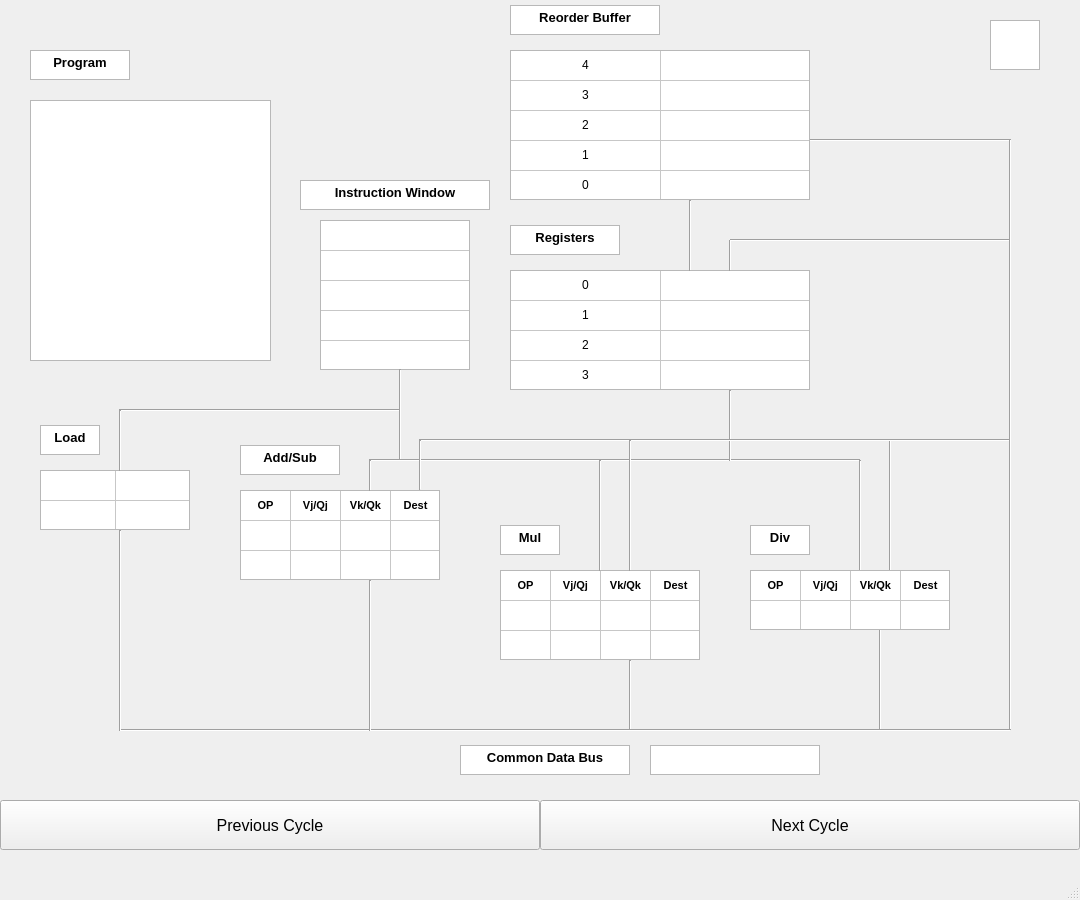
<?xml version="1.0" encoding="UTF-8"?>
<ui version="4.0">
 <class>MainWindow</class>
 <widget class="QMainWindow" name="MainWindow">
  <property name="geometry">
   <rect>
    <x>0</x>
    <y>0</y>
    <width>1080</width>
    <height>900</height>
   </rect>
  </property>
  <property name="windowTitle">
   <string>Tomasulo Visualization</string>
  </property>
  <widget class="QWidget" name="centralwidget">
   <widget class="QPushButton" name="pushButton">
    <property name="geometry">
     <rect>
      <x>0</x>
      <y>800</y>
      <width>540</width>
      <height>50</height>
     </rect>
    </property>
    <property name="font">
     <font>
      <pointsize>12</pointsize>
     </font>
    </property>
    <property name="text">
     <string>Previous Cycle</string>
    </property>
   </widget>
   <widget class="QPushButton" name="pushButton_2">
    <property name="geometry">
     <rect>
      <x>540</x>
      <y>800</y>
      <width>540</width>
      <height>50</height>
     </rect>
    </property>
    <property name="font">
     <font>
      <pointsize>12</pointsize>
     </font>
    </property>
    <property name="text">
     <string>Next Cycle</string>
    </property>
   </widget>
   <widget class="QTableWidget" name="table_iw">
    <property name="geometry">
     <rect>
      <x>320</x>
      <y>220</y>
      <width>150</width>
      <height>150</height>
     </rect>
    </property>
    <property name="contextMenuPolicy">
     <enum>Qt::NoContextMenu</enum>
    </property>
    <property name="verticalScrollBarPolicy">
     <enum>Qt::ScrollBarAlwaysOff</enum>
    </property>
    <property name="horizontalScrollBarPolicy">
     <enum>Qt::ScrollBarAlwaysOff</enum>
    </property>
    <property name="sizeAdjustPolicy">
     <enum>QAbstractScrollArea::AdjustToContentsOnFirstShow</enum>
    </property>
    <property name="autoScroll">
     <bool>false</bool>
    </property>
    <property name="editTriggers">
     <set>QAbstractItemView::NoEditTriggers</set>
    </property>
    <property name="tabKeyNavigation">
     <bool>false</bool>
    </property>
    <property name="showDropIndicator" stdset="0">
     <bool>false</bool>
    </property>
    <property name="dragDropOverwriteMode">
     <bool>false</bool>
    </property>
    <property name="showGrid">
     <bool>true</bool>
    </property>
    <property name="wordWrap">
     <bool>true</bool>
    </property>
    <property name="cornerButtonEnabled">
     <bool>false</bool>
    </property>
    <attribute name="horizontalHeaderVisible">
     <bool>false</bool>
    </attribute>
    <attribute name="horizontalHeaderDefaultSectionSize">
     <number>150</number>
    </attribute>
    <attribute name="verticalHeaderVisible">
     <bool>false</bool>
    </attribute>
    <row>
     <property name="text">
      <string>r0</string>
     </property>
    </row>
    <row>
     <property name="text">
      <string>r1</string>
     </property>
    </row>
    <row>
     <property name="text">
      <string>r2</string>
     </property>
    </row>
    <row>
     <property name="text">
      <string>r3</string>
     </property>
    </row>
    <row>
     <property name="text">
      <string>r4</string>
     </property>
    </row>
    <column>
     <property name="text">
      <string>Instruction Window</string>
     </property>
    </column>
    <item row="0" column="0">
     <property name="text">
      <string/>
     </property>
     <property name="font">
      <font>
       <pointsize>9</pointsize>
       <weight>75</weight>
       <bold>true</bold>
      </font>
     </property>
     <property name="textAlignment">
      <set>AlignCenter</set>
     </property>
    </item>
   </widget>
   <widget class="QTableWidget" name="table_rob">
    <property name="geometry">
     <rect>
      <x>510</x>
      <y>50</y>
      <width>300</width>
      <height>150</height>
     </rect>
    </property>
    <property name="contextMenuPolicy">
     <enum>Qt::NoContextMenu</enum>
    </property>
    <property name="verticalScrollBarPolicy">
     <enum>Qt::ScrollBarAlwaysOff</enum>
    </property>
    <property name="horizontalScrollBarPolicy">
     <enum>Qt::ScrollBarAlwaysOff</enum>
    </property>
    <property name="sizeAdjustPolicy">
     <enum>QAbstractScrollArea::AdjustToContentsOnFirstShow</enum>
    </property>
    <property name="autoScroll">
     <bool>false</bool>
    </property>
    <property name="editTriggers">
     <set>QAbstractItemView::NoEditTriggers</set>
    </property>
    <property name="tabKeyNavigation">
     <bool>false</bool>
    </property>
    <property name="showDropIndicator" stdset="0">
     <bool>false</bool>
    </property>
    <property name="dragDropOverwriteMode">
     <bool>false</bool>
    </property>
    <property name="showGrid">
     <bool>true</bool>
    </property>
    <property name="wordWrap">
     <bool>true</bool>
    </property>
    <property name="cornerButtonEnabled">
     <bool>false</bool>
    </property>
    <attribute name="horizontalHeaderVisible">
     <bool>false</bool>
    </attribute>
    <attribute name="horizontalHeaderDefaultSectionSize">
     <number>150</number>
    </attribute>
    <attribute name="verticalHeaderVisible">
     <bool>false</bool>
    </attribute>
    <row>
     <property name="text">
      <string>r5</string>
     </property>
    </row>
    <row>
     <property name="text">
      <string>r4</string>
     </property>
    </row>
    <row>
     <property name="text">
      <string>r3</string>
     </property>
    </row>
    <row>
     <property name="text">
      <string>r2</string>
     </property>
    </row>
    <row>
     <property name="text">
      <string>r1</string>
     </property>
    </row>
    <column>
     <property name="text">
      <string>c1</string>
     </property>
     <property name="textAlignment">
      <set>AlignCenter</set>
     </property>
    </column>
    <column>
     <property name="text">
      <string>c2</string>
     </property>
    </column>
    <item row="0" column="0">
     <property name="text">
      <string>4</string>
     </property>
     <property name="textAlignment">
      <set>AlignCenter</set>
     </property>
    </item>
    <item row="1" column="0">
     <property name="text">
      <string>3</string>
     </property>
     <property name="textAlignment">
      <set>AlignCenter</set>
     </property>
    </item>
    <item row="2" column="0">
     <property name="text">
      <string>2</string>
     </property>
     <property name="textAlignment">
      <set>AlignCenter</set>
     </property>
    </item>
    <item row="3" column="0">
     <property name="text">
      <string>1</string>
     </property>
     <property name="textAlignment">
      <set>AlignCenter</set>
     </property>
    </item>
    <item row="4" column="0">
     <property name="text">
      <string>0</string>
     </property>
     <property name="textAlignment">
      <set>AlignCenter</set>
     </property>
    </item>
   </widget>
   <widget class="QTableWidget" name="table_reg">
    <property name="geometry">
     <rect>
      <x>510</x>
      <y>270</y>
      <width>300</width>
      <height>120</height>
     </rect>
    </property>
    <property name="contextMenuPolicy">
     <enum>Qt::NoContextMenu</enum>
    </property>
    <property name="verticalScrollBarPolicy">
     <enum>Qt::ScrollBarAlwaysOff</enum>
    </property>
    <property name="horizontalScrollBarPolicy">
     <enum>Qt::ScrollBarAlwaysOff</enum>
    </property>
    <property name="sizeAdjustPolicy">
     <enum>QAbstractScrollArea::AdjustToContentsOnFirstShow</enum>
    </property>
    <property name="autoScroll">
     <bool>false</bool>
    </property>
    <property name="editTriggers">
     <set>QAbstractItemView::NoEditTriggers</set>
    </property>
    <property name="tabKeyNavigation">
     <bool>false</bool>
    </property>
    <property name="showDropIndicator" stdset="0">
     <bool>false</bool>
    </property>
    <property name="dragDropOverwriteMode">
     <bool>false</bool>
    </property>
    <property name="showGrid">
     <bool>true</bool>
    </property>
    <property name="wordWrap">
     <bool>true</bool>
    </property>
    <property name="cornerButtonEnabled">
     <bool>false</bool>
    </property>
    <attribute name="horizontalHeaderVisible">
     <bool>false</bool>
    </attribute>
    <attribute name="horizontalHeaderDefaultSectionSize">
     <number>150</number>
    </attribute>
    <attribute name="verticalHeaderVisible">
     <bool>false</bool>
    </attribute>
    <row>
     <property name="text">
      <string>r1</string>
     </property>
    </row>
    <row>
     <property name="text">
      <string>r2</string>
     </property>
    </row>
    <row>
     <property name="text">
      <string>r3</string>
     </property>
    </row>
    <row>
     <property name="text">
      <string>r4</string>
     </property>
    </row>
    <column>
     <property name="text">
      <string>c1</string>
     </property>
    </column>
    <column>
     <property name="text">
      <string>c2</string>
     </property>
    </column>
    <item row="0" column="0">
     <property name="text">
      <string>0</string>
     </property>
     <property name="textAlignment">
      <set>AlignCenter</set>
     </property>
    </item>
    <item row="1" column="0">
     <property name="text">
      <string>1</string>
     </property>
     <property name="textAlignment">
      <set>AlignCenter</set>
     </property>
    </item>
    <item row="2" column="0">
     <property name="text">
      <string>2</string>
     </property>
     <property name="textAlignment">
      <set>AlignCenter</set>
     </property>
    </item>
    <item row="3" column="0">
     <property name="text">
      <string>3</string>
     </property>
     <property name="textAlignment">
      <set>AlignCenter</set>
     </property>
    </item>
   </widget>
   <widget class="QTableWidget" name="table_ld">
    <property name="geometry">
     <rect>
      <x>40</x>
      <y>470</y>
      <width>150</width>
      <height>60</height>
     </rect>
    </property>
    <property name="contextMenuPolicy">
     <enum>Qt::NoContextMenu</enum>
    </property>
    <property name="verticalScrollBarPolicy">
     <enum>Qt::ScrollBarAlwaysOff</enum>
    </property>
    <property name="horizontalScrollBarPolicy">
     <enum>Qt::ScrollBarAlwaysOff</enum>
    </property>
    <property name="sizeAdjustPolicy">
     <enum>QAbstractScrollArea::AdjustToContentsOnFirstShow</enum>
    </property>
    <property name="autoScroll">
     <bool>false</bool>
    </property>
    <property name="editTriggers">
     <set>QAbstractItemView::NoEditTriggers</set>
    </property>
    <property name="tabKeyNavigation">
     <bool>false</bool>
    </property>
    <property name="showDropIndicator" stdset="0">
     <bool>false</bool>
    </property>
    <property name="dragDropOverwriteMode">
     <bool>false</bool>
    </property>
    <property name="showGrid">
     <bool>true</bool>
    </property>
    <property name="wordWrap">
     <bool>true</bool>
    </property>
    <property name="cornerButtonEnabled">
     <bool>false</bool>
    </property>
    <attribute name="horizontalHeaderVisible">
     <bool>false</bool>
    </attribute>
    <attribute name="horizontalHeaderDefaultSectionSize">
     <number>75</number>
    </attribute>
    <attribute name="verticalHeaderVisible">
     <bool>false</bool>
    </attribute>
    <row>
     <property name="text">
      <string>r0</string>
     </property>
    </row>
    <row>
     <property name="text">
      <string>r1</string>
     </property>
    </row>
    <column>
     <property name="text">
      <string>c1</string>
     </property>
    </column>
    <column>
     <property name="text">
      <string>c2</string>
     </property>
    </column>
   </widget>
   <widget class="QTableWidget" name="table_mul">
    <property name="geometry">
     <rect>
      <x>500</x>
      <y>570</y>
      <width>200</width>
      <height>90</height>
     </rect>
    </property>
    <property name="contextMenuPolicy">
     <enum>Qt::NoContextMenu</enum>
    </property>
    <property name="verticalScrollBarPolicy">
     <enum>Qt::ScrollBarAlwaysOff</enum>
    </property>
    <property name="horizontalScrollBarPolicy">
     <enum>Qt::ScrollBarAlwaysOff</enum>
    </property>
    <property name="sizeAdjustPolicy">
     <enum>QAbstractScrollArea::AdjustToContentsOnFirstShow</enum>
    </property>
    <property name="autoScroll">
     <bool>false</bool>
    </property>
    <property name="editTriggers">
     <set>QAbstractItemView::NoEditTriggers</set>
    </property>
    <property name="tabKeyNavigation">
     <bool>false</bool>
    </property>
    <property name="showDropIndicator" stdset="0">
     <bool>false</bool>
    </property>
    <property name="dragDropOverwriteMode">
     <bool>false</bool>
    </property>
    <property name="showGrid">
     <bool>true</bool>
    </property>
    <property name="wordWrap">
     <bool>true</bool>
    </property>
    <property name="cornerButtonEnabled">
     <bool>false</bool>
    </property>
    <attribute name="horizontalHeaderVisible">
     <bool>false</bool>
    </attribute>
    <attribute name="horizontalHeaderDefaultSectionSize">
     <number>50</number>
    </attribute>
    <attribute name="verticalHeaderVisible">
     <bool>false</bool>
    </attribute>
    <row>
     <property name="text">
      <string>title</string>
     </property>
    </row>
    <row>
     <property name="text">
      <string>r0</string>
     </property>
    </row>
    <row>
     <property name="text">
      <string>r1</string>
     </property>
    </row>
    <column>
     <property name="text">
      <string>c1</string>
     </property>
    </column>
    <column>
     <property name="text">
      <string>c2</string>
     </property>
    </column>
    <column>
     <property name="text">
      <string>c3</string>
     </property>
    </column>
    <column>
     <property name="text">
      <string>c4</string>
     </property>
    </column>
    <item row="0" column="0">
     <property name="text">
      <string>OP</string>
     </property>
     <property name="font">
      <font>
       <pointsize>8</pointsize>
       <weight>75</weight>
       <bold>true</bold>
      </font>
     </property>
     <property name="textAlignment">
      <set>AlignCenter</set>
     </property>
    </item>
    <item row="0" column="1">
     <property name="text">
      <string>Vj/Qj</string>
     </property>
     <property name="font">
      <font>
       <pointsize>8</pointsize>
       <weight>75</weight>
       <bold>true</bold>
      </font>
     </property>
     <property name="textAlignment">
      <set>AlignCenter</set>
     </property>
    </item>
    <item row="0" column="2">
     <property name="text">
      <string>Vk/Qk</string>
     </property>
     <property name="font">
      <font>
       <pointsize>8</pointsize>
       <weight>75</weight>
       <italic>false</italic>
       <bold>true</bold>
      </font>
     </property>
     <property name="textAlignment">
      <set>AlignCenter</set>
     </property>
    </item>
    <item row="0" column="3">
     <property name="text">
      <string>Dest</string>
     </property>
     <property name="font">
      <font>
       <pointsize>8</pointsize>
       <weight>75</weight>
       <bold>true</bold>
      </font>
     </property>
     <property name="textAlignment">
      <set>AlignCenter</set>
     </property>
    </item>
   </widget>
   <widget class="Line" name="h_cdb">
    <property name="geometry">
     <rect>
      <x>120</x>
      <y>720</y>
      <width>891</width>
      <height>20</height>
     </rect>
    </property>
    <property name="orientation">
     <enum>Qt::Horizontal</enum>
    </property>
   </widget>
   <widget class="Line" name="h_rs">
    <property name="geometry">
     <rect>
      <x>369</x>
      <y>450</y>
      <width>491</width>
      <height>20</height>
     </rect>
    </property>
    <property name="orientation">
     <enum>Qt::Horizontal</enum>
    </property>
   </widget>
   <widget class="Line" name="h_iw_ld">
    <property name="geometry">
     <rect>
      <x>119</x>
      <y>400</y>
      <width>281</width>
      <height>20</height>
     </rect>
    </property>
    <property name="orientation">
     <enum>Qt::Horizontal</enum>
    </property>
   </widget>
   <widget class="Line" name="v_iw_rs">
    <property name="geometry">
     <rect>
      <x>390</x>
      <y>369</y>
      <width>20</width>
      <height>91</height>
     </rect>
    </property>
    <property name="orientation">
     <enum>Qt::Vertical</enum>
    </property>
   </widget>
   <widget class="Line" name="v_ld_cdb">
    <property name="geometry">
     <rect>
      <x>110</x>
      <y>530</y>
      <width>20</width>
      <height>201</height>
     </rect>
    </property>
    <property name="orientation">
     <enum>Qt::Vertical</enum>
    </property>
   </widget>
   <widget class="Line" name="v_iw_ld">
    <property name="geometry">
     <rect>
      <x>110</x>
      <y>410</y>
      <width>20</width>
      <height>61</height>
     </rect>
    </property>
    <property name="orientation">
     <enum>Qt::Vertical</enum>
    </property>
   </widget>
   <widget class="Line" name="v_rs_mul">
    <property name="geometry">
     <rect>
      <x>590</x>
      <y>460</y>
      <width>20</width>
      <height>111</height>
     </rect>
    </property>
    <property name="orientation">
     <enum>Qt::Vertical</enum>
    </property>
   </widget>
   <widget class="Line" name="v_rs_div">
    <property name="geometry">
     <rect>
      <x>850</x>
      <y>460</y>
      <width>20</width>
      <height>111</height>
     </rect>
    </property>
    <property name="orientation">
     <enum>Qt::Vertical</enum>
    </property>
   </widget>
   <widget class="Line" name="v_reg_rs">
    <property name="geometry">
     <rect>
      <x>720</x>
      <y>390</y>
      <width>20</width>
      <height>71</height>
     </rect>
    </property>
    <property name="orientation">
     <enum>Qt::Vertical</enum>
    </property>
   </widget>
   <widget class="Line" name="v_cdb_div">
    <property name="geometry">
     <rect>
      <x>880</x>
      <y>440</y>
      <width>20</width>
      <height>131</height>
     </rect>
    </property>
    <property name="orientation">
     <enum>Qt::Vertical</enum>
    </property>
   </widget>
   <widget class="Line" name="v_cdb">
    <property name="geometry">
     <rect>
      <x>1000</x>
      <y>139</y>
      <width>20</width>
      <height>591</height>
     </rect>
    </property>
    <property name="orientation">
     <enum>Qt::Vertical</enum>
    </property>
   </widget>
   <widget class="Line" name="h_cdb_rs">
    <property name="geometry">
     <rect>
      <x>419</x>
      <y>430</y>
      <width>591</width>
      <height>20</height>
     </rect>
    </property>
    <property name="orientation">
     <enum>Qt::Horizontal</enum>
    </property>
   </widget>
   <widget class="Line" name="v_rob_reg">
    <property name="geometry">
     <rect>
      <x>680</x>
      <y>200</y>
      <width>20</width>
      <height>71</height>
     </rect>
    </property>
    <property name="orientation">
     <enum>Qt::Vertical</enum>
    </property>
   </widget>
   <widget class="Line" name="v_cdb_rg">
    <property name="geometry">
     <rect>
      <x>720</x>
      <y>240</y>
      <width>20</width>
      <height>31</height>
     </rect>
    </property>
    <property name="orientation">
     <enum>Qt::Vertical</enum>
    </property>
   </widget>
   <widget class="Line" name="h_cdb_rg">
    <property name="geometry">
     <rect>
      <x>730</x>
      <y>230</y>
      <width>280</width>
      <height>20</height>
     </rect>
    </property>
    <property name="orientation">
     <enum>Qt::Horizontal</enum>
    </property>
   </widget>
   <widget class="Line" name="h_cdb_rob">
    <property name="geometry">
     <rect>
      <x>810</x>
      <y>130</y>
      <width>200</width>
      <height>20</height>
     </rect>
    </property>
    <property name="orientation">
     <enum>Qt::Horizontal</enum>
    </property>
   </widget>
   <widget class="Line" name="v_cdb_mul">
    <property name="geometry">
     <rect>
      <x>620</x>
      <y>440</y>
      <width>20</width>
      <height>131</height>
     </rect>
    </property>
    <property name="orientation">
     <enum>Qt::Vertical</enum>
    </property>
   </widget>
   <widget class="Line" name="v_cdb_add">
    <property name="geometry">
     <rect>
      <x>410</x>
      <y>440</y>
      <width>20</width>
      <height>50</height>
     </rect>
    </property>
    <property name="orientation">
     <enum>Qt::Vertical</enum>
    </property>
   </widget>
   <widget class="Line" name="v_add_cdb">
    <property name="geometry">
     <rect>
      <x>360</x>
      <y>580</y>
      <width>20</width>
      <height>151</height>
     </rect>
    </property>
    <property name="orientation">
     <enum>Qt::Vertical</enum>
    </property>
   </widget>
   <widget class="Line" name="v_mul_cdb">
    <property name="geometry">
     <rect>
      <x>620</x>
      <y>660</y>
      <width>20</width>
      <height>70</height>
     </rect>
    </property>
    <property name="orientation">
     <enum>Qt::Vertical</enum>
    </property>
   </widget>
   <widget class="Line" name="v_div_cdb">
    <property name="geometry">
     <rect>
      <x>870</x>
      <y>629</y>
      <width>20</width>
      <height>101</height>
     </rect>
    </property>
    <property name="orientation">
     <enum>Qt::Vertical</enum>
    </property>
   </widget>
   <widget class="QTextEdit" name="tv_iw">
    <property name="geometry">
     <rect>
      <x>300</x>
      <y>180</y>
      <width>190</width>
      <height>30</height>
     </rect>
    </property>
    <property name="font">
     <font>
      <pointsize>8</pointsize>
      <strikeout>false</strikeout>
      <kerning>true</kerning>
     </font>
    </property>
    <property name="acceptDrops">
     <bool>true</bool>
    </property>
    <property name="inputMethodHints">
     <set>Qt::ImhNone</set>
    </property>
    <property name="verticalScrollBarPolicy">
     <enum>Qt::ScrollBarAlwaysOff</enum>
    </property>
    <property name="horizontalScrollBarPolicy">
     <enum>Qt::ScrollBarAlwaysOff</enum>
    </property>
    <property name="readOnly">
     <bool>true</bool>
    </property>
    <property name="html">
     <string>&lt;!DOCTYPE HTML PUBLIC &quot;-//W3C//DTD HTML 4.0//EN&quot; &quot;http://www.w3.org/TR/REC-html40/strict.dtd&quot;&gt;
&lt;html&gt;&lt;head&gt;&lt;meta name=&quot;qrichtext&quot; content=&quot;1&quot; /&gt;&lt;style type=&quot;text/css&quot;&gt;
p, li { white-space: pre-wrap; }
&lt;/style&gt;&lt;/head&gt;&lt;body style=&quot; font-family:'MS Shell Dlg 2'; font-size:8pt; font-weight:400; font-style:normal;&quot;&gt;
&lt;p align=&quot;center&quot; style=&quot; margin-top:0px; margin-bottom:0px; margin-left:0px; margin-right:0px; -qt-block-indent:0; text-indent:0px;&quot;&gt;&lt;span style=&quot; font-size:10pt; font-weight:600;&quot;&gt;Instruction Window&lt;/span&gt;&lt;/p&gt;&lt;/body&gt;&lt;/html&gt;</string>
    </property>
   </widget>
   <widget class="QTextEdit" name="tv_ld">
    <property name="geometry">
     <rect>
      <x>40</x>
      <y>425</y>
      <width>60</width>
      <height>30</height>
     </rect>
    </property>
    <property name="font">
     <font>
      <pointsize>8</pointsize>
      <strikeout>false</strikeout>
      <kerning>true</kerning>
     </font>
    </property>
    <property name="acceptDrops">
     <bool>true</bool>
    </property>
    <property name="inputMethodHints">
     <set>Qt::ImhNone</set>
    </property>
    <property name="verticalScrollBarPolicy">
     <enum>Qt::ScrollBarAlwaysOff</enum>
    </property>
    <property name="horizontalScrollBarPolicy">
     <enum>Qt::ScrollBarAlwaysOff</enum>
    </property>
    <property name="readOnly">
     <bool>true</bool>
    </property>
    <property name="html">
     <string>&lt;!DOCTYPE HTML PUBLIC &quot;-//W3C//DTD HTML 4.0//EN&quot; &quot;http://www.w3.org/TR/REC-html40/strict.dtd&quot;&gt;
&lt;html&gt;&lt;head&gt;&lt;meta name=&quot;qrichtext&quot; content=&quot;1&quot; /&gt;&lt;style type=&quot;text/css&quot;&gt;
p, li { white-space: pre-wrap; }
&lt;/style&gt;&lt;/head&gt;&lt;body style=&quot; font-family:'MS Shell Dlg 2'; font-size:8pt; font-weight:400; font-style:normal;&quot;&gt;
&lt;p align=&quot;center&quot; style=&quot; margin-top:0px; margin-bottom:0px; margin-left:0px; margin-right:0px; -qt-block-indent:0; text-indent:0px;&quot;&gt;&lt;span style=&quot; font-size:10pt; font-weight:600;&quot;&gt;Load&lt;/span&gt;&lt;/p&gt;&lt;/body&gt;&lt;/html&gt;</string>
    </property>
   </widget>
   <widget class="QTextEdit" name="tv_add">
    <property name="geometry">
     <rect>
      <x>240</x>
      <y>445</y>
      <width>100</width>
      <height>30</height>
     </rect>
    </property>
    <property name="font">
     <font>
      <pointsize>8</pointsize>
      <strikeout>false</strikeout>
      <kerning>true</kerning>
     </font>
    </property>
    <property name="acceptDrops">
     <bool>true</bool>
    </property>
    <property name="inputMethodHints">
     <set>Qt::ImhNone</set>
    </property>
    <property name="verticalScrollBarPolicy">
     <enum>Qt::ScrollBarAlwaysOff</enum>
    </property>
    <property name="horizontalScrollBarPolicy">
     <enum>Qt::ScrollBarAlwaysOff</enum>
    </property>
    <property name="readOnly">
     <bool>true</bool>
    </property>
    <property name="html">
     <string>&lt;!DOCTYPE HTML PUBLIC &quot;-//W3C//DTD HTML 4.0//EN&quot; &quot;http://www.w3.org/TR/REC-html40/strict.dtd&quot;&gt;
&lt;html&gt;&lt;head&gt;&lt;meta name=&quot;qrichtext&quot; content=&quot;1&quot; /&gt;&lt;style type=&quot;text/css&quot;&gt;
p, li { white-space: pre-wrap; }
&lt;/style&gt;&lt;/head&gt;&lt;body style=&quot; font-family:'MS Shell Dlg 2'; font-size:8pt; font-weight:400; font-style:normal;&quot;&gt;
&lt;p align=&quot;center&quot; style=&quot; margin-top:0px; margin-bottom:0px; margin-left:0px; margin-right:0px; -qt-block-indent:0; text-indent:0px;&quot;&gt;&lt;span style=&quot; font-size:10pt; font-weight:600;&quot;&gt;Add/Sub&lt;/span&gt;&lt;/p&gt;&lt;/body&gt;&lt;/html&gt;</string>
    </property>
   </widget>
   <widget class="QTextEdit" name="tv_mul">
    <property name="geometry">
     <rect>
      <x>500</x>
      <y>525</y>
      <width>60</width>
      <height>30</height>
     </rect>
    </property>
    <property name="font">
     <font>
      <pointsize>8</pointsize>
      <strikeout>false</strikeout>
      <kerning>true</kerning>
     </font>
    </property>
    <property name="acceptDrops">
     <bool>true</bool>
    </property>
    <property name="inputMethodHints">
     <set>Qt::ImhNone</set>
    </property>
    <property name="verticalScrollBarPolicy">
     <enum>Qt::ScrollBarAlwaysOff</enum>
    </property>
    <property name="horizontalScrollBarPolicy">
     <enum>Qt::ScrollBarAlwaysOff</enum>
    </property>
    <property name="readOnly">
     <bool>true</bool>
    </property>
    <property name="html">
     <string>&lt;!DOCTYPE HTML PUBLIC &quot;-//W3C//DTD HTML 4.0//EN&quot; &quot;http://www.w3.org/TR/REC-html40/strict.dtd&quot;&gt;
&lt;html&gt;&lt;head&gt;&lt;meta name=&quot;qrichtext&quot; content=&quot;1&quot; /&gt;&lt;style type=&quot;text/css&quot;&gt;
p, li { white-space: pre-wrap; }
&lt;/style&gt;&lt;/head&gt;&lt;body style=&quot; font-family:'MS Shell Dlg 2'; font-size:8pt; font-weight:400; font-style:normal;&quot;&gt;
&lt;p align=&quot;center&quot; style=&quot; margin-top:0px; margin-bottom:0px; margin-left:0px; margin-right:0px; -qt-block-indent:0; text-indent:0px;&quot;&gt;&lt;span style=&quot; font-size:10pt; font-weight:600;&quot;&gt;Mul&lt;/span&gt;&lt;/p&gt;&lt;/body&gt;&lt;/html&gt;</string>
    </property>
   </widget>
   <widget class="QTextEdit" name="tv_div">
    <property name="geometry">
     <rect>
      <x>750</x>
      <y>525</y>
      <width>60</width>
      <height>30</height>
     </rect>
    </property>
    <property name="font">
     <font>
      <pointsize>8</pointsize>
      <strikeout>false</strikeout>
      <kerning>true</kerning>
     </font>
    </property>
    <property name="acceptDrops">
     <bool>true</bool>
    </property>
    <property name="inputMethodHints">
     <set>Qt::ImhNone</set>
    </property>
    <property name="verticalScrollBarPolicy">
     <enum>Qt::ScrollBarAlwaysOff</enum>
    </property>
    <property name="horizontalScrollBarPolicy">
     <enum>Qt::ScrollBarAlwaysOff</enum>
    </property>
    <property name="readOnly">
     <bool>true</bool>
    </property>
    <property name="html">
     <string>&lt;!DOCTYPE HTML PUBLIC &quot;-//W3C//DTD HTML 4.0//EN&quot; &quot;http://www.w3.org/TR/REC-html40/strict.dtd&quot;&gt;
&lt;html&gt;&lt;head&gt;&lt;meta name=&quot;qrichtext&quot; content=&quot;1&quot; /&gt;&lt;style type=&quot;text/css&quot;&gt;
p, li { white-space: pre-wrap; }
&lt;/style&gt;&lt;/head&gt;&lt;body style=&quot; font-family:'MS Shell Dlg 2'; font-size:8pt; font-weight:400; font-style:normal;&quot;&gt;
&lt;p align=&quot;center&quot; style=&quot; margin-top:0px; margin-bottom:0px; margin-left:0px; margin-right:0px; -qt-block-indent:0; text-indent:0px;&quot;&gt;&lt;span style=&quot; font-size:10pt; font-weight:600;&quot;&gt;Div&lt;/span&gt;&lt;/p&gt;&lt;/body&gt;&lt;/html&gt;</string>
    </property>
   </widget>
   <widget class="QTextEdit" name="tv_reg">
    <property name="geometry">
     <rect>
      <x>510</x>
      <y>225</y>
      <width>110</width>
      <height>30</height>
     </rect>
    </property>
    <property name="font">
     <font>
      <pointsize>8</pointsize>
      <strikeout>false</strikeout>
      <kerning>true</kerning>
     </font>
    </property>
    <property name="acceptDrops">
     <bool>true</bool>
    </property>
    <property name="inputMethodHints">
     <set>Qt::ImhNone</set>
    </property>
    <property name="verticalScrollBarPolicy">
     <enum>Qt::ScrollBarAlwaysOff</enum>
    </property>
    <property name="horizontalScrollBarPolicy">
     <enum>Qt::ScrollBarAlwaysOff</enum>
    </property>
    <property name="readOnly">
     <bool>true</bool>
    </property>
    <property name="html">
     <string>&lt;!DOCTYPE HTML PUBLIC &quot;-//W3C//DTD HTML 4.0//EN&quot; &quot;http://www.w3.org/TR/REC-html40/strict.dtd&quot;&gt;
&lt;html&gt;&lt;head&gt;&lt;meta name=&quot;qrichtext&quot; content=&quot;1&quot; /&gt;&lt;style type=&quot;text/css&quot;&gt;
p, li { white-space: pre-wrap; }
&lt;/style&gt;&lt;/head&gt;&lt;body style=&quot; font-family:'MS Shell Dlg 2'; font-size:8pt; font-weight:400; font-style:normal;&quot;&gt;
&lt;p align=&quot;center&quot; style=&quot; margin-top:0px; margin-bottom:0px; margin-left:0px; margin-right:0px; -qt-block-indent:0; text-indent:0px;&quot;&gt;&lt;span style=&quot; font-size:10pt; font-weight:600;&quot;&gt;Registers&lt;/span&gt;&lt;/p&gt;&lt;/body&gt;&lt;/html&gt;</string>
    </property>
   </widget>
   <widget class="QTextEdit" name="tv_rob">
    <property name="geometry">
     <rect>
      <x>510</x>
      <y>5</y>
      <width>150</width>
      <height>30</height>
     </rect>
    </property>
    <property name="font">
     <font>
      <pointsize>8</pointsize>
      <strikeout>false</strikeout>
      <kerning>true</kerning>
     </font>
    </property>
    <property name="acceptDrops">
     <bool>true</bool>
    </property>
    <property name="inputMethodHints">
     <set>Qt::ImhNone</set>
    </property>
    <property name="verticalScrollBarPolicy">
     <enum>Qt::ScrollBarAlwaysOff</enum>
    </property>
    <property name="horizontalScrollBarPolicy">
     <enum>Qt::ScrollBarAlwaysOff</enum>
    </property>
    <property name="readOnly">
     <bool>true</bool>
    </property>
    <property name="html">
     <string>&lt;!DOCTYPE HTML PUBLIC &quot;-//W3C//DTD HTML 4.0//EN&quot; &quot;http://www.w3.org/TR/REC-html40/strict.dtd&quot;&gt;
&lt;html&gt;&lt;head&gt;&lt;meta name=&quot;qrichtext&quot; content=&quot;1&quot; /&gt;&lt;style type=&quot;text/css&quot;&gt;
p, li { white-space: pre-wrap; }
&lt;/style&gt;&lt;/head&gt;&lt;body style=&quot; font-family:'MS Shell Dlg 2'; font-size:8pt; font-weight:400; font-style:normal;&quot;&gt;
&lt;p align=&quot;center&quot; style=&quot; margin-top:0px; margin-bottom:0px; margin-left:0px; margin-right:0px; -qt-block-indent:0; text-indent:0px;&quot;&gt;&lt;span style=&quot; font-size:10pt; font-weight:600;&quot;&gt;Reorder Buffer&lt;/span&gt;&lt;/p&gt;&lt;/body&gt;&lt;/html&gt;</string>
    </property>
   </widget>
   <widget class="QTableWidget" name="table_add">
    <property name="geometry">
     <rect>
      <x>240</x>
      <y>490</y>
      <width>200</width>
      <height>90</height>
     </rect>
    </property>
    <property name="contextMenuPolicy">
     <enum>Qt::NoContextMenu</enum>
    </property>
    <property name="verticalScrollBarPolicy">
     <enum>Qt::ScrollBarAlwaysOff</enum>
    </property>
    <property name="horizontalScrollBarPolicy">
     <enum>Qt::ScrollBarAlwaysOff</enum>
    </property>
    <property name="sizeAdjustPolicy">
     <enum>QAbstractScrollArea::AdjustToContentsOnFirstShow</enum>
    </property>
    <property name="autoScroll">
     <bool>false</bool>
    </property>
    <property name="editTriggers">
     <set>QAbstractItemView::NoEditTriggers</set>
    </property>
    <property name="tabKeyNavigation">
     <bool>false</bool>
    </property>
    <property name="showDropIndicator" stdset="0">
     <bool>false</bool>
    </property>
    <property name="dragDropOverwriteMode">
     <bool>false</bool>
    </property>
    <property name="showGrid">
     <bool>true</bool>
    </property>
    <property name="wordWrap">
     <bool>true</bool>
    </property>
    <property name="cornerButtonEnabled">
     <bool>false</bool>
    </property>
    <attribute name="horizontalHeaderVisible">
     <bool>false</bool>
    </attribute>
    <attribute name="horizontalHeaderDefaultSectionSize">
     <number>50</number>
    </attribute>
    <attribute name="verticalHeaderVisible">
     <bool>false</bool>
    </attribute>
    <row>
     <property name="text">
      <string>title</string>
     </property>
    </row>
    <row>
     <property name="text">
      <string>r0</string>
     </property>
    </row>
    <row>
     <property name="text">
      <string>r1</string>
     </property>
    </row>
    <column>
     <property name="text">
      <string>c1</string>
     </property>
    </column>
    <column>
     <property name="text">
      <string>c2</string>
     </property>
    </column>
    <column>
     <property name="text">
      <string>c3</string>
     </property>
    </column>
    <column>
     <property name="text">
      <string>c4</string>
     </property>
    </column>
    <item row="0" column="0">
     <property name="text">
      <string>OP</string>
     </property>
     <property name="font">
      <font>
       <pointsize>8</pointsize>
       <weight>75</weight>
       <bold>true</bold>
      </font>
     </property>
     <property name="textAlignment">
      <set>AlignCenter</set>
     </property>
    </item>
    <item row="0" column="1">
     <property name="text">
      <string>Vj/Qj</string>
     </property>
     <property name="font">
      <font>
       <pointsize>8</pointsize>
       <weight>75</weight>
       <bold>true</bold>
      </font>
     </property>
     <property name="textAlignment">
      <set>AlignCenter</set>
     </property>
    </item>
    <item row="0" column="2">
     <property name="text">
      <string>Vk/Qk</string>
     </property>
     <property name="font">
      <font>
       <pointsize>8</pointsize>
       <weight>75</weight>
       <italic>false</italic>
       <bold>true</bold>
      </font>
     </property>
     <property name="textAlignment">
      <set>AlignCenter</set>
     </property>
    </item>
    <item row="0" column="3">
     <property name="text">
      <string>Dest</string>
     </property>
     <property name="font">
      <font>
       <pointsize>8</pointsize>
       <weight>75</weight>
       <bold>true</bold>
      </font>
     </property>
     <property name="textAlignment">
      <set>AlignCenter</set>
     </property>
    </item>
   </widget>
   <widget class="QTableWidget" name="table_div">
    <property name="geometry">
     <rect>
      <x>750</x>
      <y>570</y>
      <width>200</width>
      <height>60</height>
     </rect>
    </property>
    <property name="contextMenuPolicy">
     <enum>Qt::NoContextMenu</enum>
    </property>
    <property name="verticalScrollBarPolicy">
     <enum>Qt::ScrollBarAlwaysOff</enum>
    </property>
    <property name="horizontalScrollBarPolicy">
     <enum>Qt::ScrollBarAlwaysOff</enum>
    </property>
    <property name="sizeAdjustPolicy">
     <enum>QAbstractScrollArea::AdjustToContentsOnFirstShow</enum>
    </property>
    <property name="autoScroll">
     <bool>false</bool>
    </property>
    <property name="editTriggers">
     <set>QAbstractItemView::NoEditTriggers</set>
    </property>
    <property name="tabKeyNavigation">
     <bool>false</bool>
    </property>
    <property name="showDropIndicator" stdset="0">
     <bool>false</bool>
    </property>
    <property name="dragDropOverwriteMode">
     <bool>false</bool>
    </property>
    <property name="showGrid">
     <bool>true</bool>
    </property>
    <property name="wordWrap">
     <bool>true</bool>
    </property>
    <property name="cornerButtonEnabled">
     <bool>false</bool>
    </property>
    <attribute name="horizontalHeaderVisible">
     <bool>false</bool>
    </attribute>
    <attribute name="horizontalHeaderDefaultSectionSize">
     <number>50</number>
    </attribute>
    <attribute name="verticalHeaderVisible">
     <bool>false</bool>
    </attribute>
    <row>
     <property name="text">
      <string>title</string>
     </property>
    </row>
    <row>
     <property name="text">
      <string>r0</string>
     </property>
    </row>
    <column>
     <property name="text">
      <string>c1</string>
     </property>
    </column>
    <column>
     <property name="text">
      <string>c2</string>
     </property>
    </column>
    <column>
     <property name="text">
      <string>c3</string>
     </property>
    </column>
    <column>
     <property name="text">
      <string>c4</string>
     </property>
    </column>
    <item row="0" column="0">
     <property name="text">
      <string>OP</string>
     </property>
     <property name="font">
      <font>
       <pointsize>8</pointsize>
       <weight>75</weight>
       <bold>true</bold>
      </font>
     </property>
     <property name="textAlignment">
      <set>AlignCenter</set>
     </property>
    </item>
    <item row="0" column="1">
     <property name="text">
      <string>Vj/Qj</string>
     </property>
     <property name="font">
      <font>
       <pointsize>8</pointsize>
       <weight>75</weight>
       <bold>true</bold>
      </font>
     </property>
     <property name="textAlignment">
      <set>AlignCenter</set>
     </property>
    </item>
    <item row="0" column="2">
     <property name="text">
      <string>Vk/Qk</string>
     </property>
     <property name="font">
      <font>
       <pointsize>8</pointsize>
       <weight>75</weight>
       <italic>false</italic>
       <bold>true</bold>
      </font>
     </property>
     <property name="textAlignment">
      <set>AlignCenter</set>
     </property>
    </item>
    <item row="0" column="3">
     <property name="text">
      <string>Dest</string>
     </property>
     <property name="font">
      <font>
       <pointsize>8</pointsize>
       <weight>75</weight>
       <bold>true</bold>
      </font>
     </property>
     <property name="textAlignment">
      <set>AlignCenter</set>
     </property>
    </item>
   </widget>
   <widget class="QTextEdit" name="tv_cdb">
    <property name="geometry">
     <rect>
      <x>460</x>
      <y>745</y>
      <width>170</width>
      <height>30</height>
     </rect>
    </property>
    <property name="font">
     <font>
      <pointsize>8</pointsize>
      <strikeout>false</strikeout>
      <kerning>true</kerning>
     </font>
    </property>
    <property name="acceptDrops">
     <bool>true</bool>
    </property>
    <property name="inputMethodHints">
     <set>Qt::ImhNone</set>
    </property>
    <property name="verticalScrollBarPolicy">
     <enum>Qt::ScrollBarAlwaysOff</enum>
    </property>
    <property name="horizontalScrollBarPolicy">
     <enum>Qt::ScrollBarAlwaysOff</enum>
    </property>
    <property name="readOnly">
     <bool>true</bool>
    </property>
    <property name="html">
     <string>&lt;!DOCTYPE HTML PUBLIC &quot;-//W3C//DTD HTML 4.0//EN&quot; &quot;http://www.w3.org/TR/REC-html40/strict.dtd&quot;&gt;
&lt;html&gt;&lt;head&gt;&lt;meta name=&quot;qrichtext&quot; content=&quot;1&quot; /&gt;&lt;style type=&quot;text/css&quot;&gt;
p, li { white-space: pre-wrap; }
&lt;/style&gt;&lt;/head&gt;&lt;body style=&quot; font-family:'MS Shell Dlg 2'; font-size:8pt; font-weight:400; font-style:normal;&quot;&gt;
&lt;p align=&quot;center&quot; style=&quot; margin-top:0px; margin-bottom:0px; margin-left:0px; margin-right:0px; -qt-block-indent:0; text-indent:0px;&quot;&gt;&lt;span style=&quot; font-size:10pt; font-weight:600;&quot;&gt;Common Data Bus&lt;/span&gt;&lt;/p&gt;&lt;/body&gt;&lt;/html&gt;</string>
    </property>
   </widget>
   <widget class="QTextEdit" name="table_cdb">
    <property name="geometry">
     <rect>
      <x>650</x>
      <y>745</y>
      <width>170</width>
      <height>30</height>
     </rect>
    </property>
    <property name="font">
     <font>
      <pointsize>8</pointsize>
      <strikeout>false</strikeout>
      <kerning>true</kerning>
     </font>
    </property>
    <property name="acceptDrops">
     <bool>true</bool>
    </property>
    <property name="inputMethodHints">
     <set>Qt::ImhNone</set>
    </property>
    <property name="verticalScrollBarPolicy">
     <enum>Qt::ScrollBarAlwaysOff</enum>
    </property>
    <property name="horizontalScrollBarPolicy">
     <enum>Qt::ScrollBarAlwaysOff</enum>
    </property>
    <property name="readOnly">
     <bool>true</bool>
    </property>
    <property name="html">
     <string>&lt;!DOCTYPE HTML PUBLIC &quot;-//W3C//DTD HTML 4.0//EN&quot; &quot;http://www.w3.org/TR/REC-html40/strict.dtd&quot;&gt;
&lt;html&gt;&lt;head&gt;&lt;meta name=&quot;qrichtext&quot; content=&quot;1&quot; /&gt;&lt;style type=&quot;text/css&quot;&gt;
p, li { white-space: pre-wrap; }
&lt;/style&gt;&lt;/head&gt;&lt;body style=&quot; font-family:'MS Shell Dlg 2'; font-size:8pt; font-weight:400; font-style:normal;&quot;&gt;
&lt;p align=&quot;center&quot; style=&quot;-qt-paragraph-type:empty; margin-top:0px; margin-bottom:0px; margin-left:0px; margin-right:0px; -qt-block-indent:0; text-indent:0px;&quot;&gt;&lt;br /&gt;&lt;/p&gt;&lt;/body&gt;&lt;/html&gt;</string>
    </property>
   </widget>
   <widget class="Line" name="v_rs_add">
    <property name="geometry">
     <rect>
      <x>360</x>
      <y>460</y>
      <width>20</width>
      <height>31</height>
     </rect>
    </property>
    <property name="orientation">
     <enum>Qt::Vertical</enum>
    </property>
   </widget>
   <widget class="QTextEdit" name="tv_program">
    <property name="geometry">
     <rect>
      <x>30</x>
      <y>50</y>
      <width>100</width>
      <height>30</height>
     </rect>
    </property>
    <property name="font">
     <font>
      <pointsize>8</pointsize>
      <strikeout>false</strikeout>
      <kerning>true</kerning>
     </font>
    </property>
    <property name="acceptDrops">
     <bool>true</bool>
    </property>
    <property name="inputMethodHints">
     <set>Qt::ImhNone</set>
    </property>
    <property name="verticalScrollBarPolicy">
     <enum>Qt::ScrollBarAlwaysOff</enum>
    </property>
    <property name="horizontalScrollBarPolicy">
     <enum>Qt::ScrollBarAlwaysOff</enum>
    </property>
    <property name="readOnly">
     <bool>true</bool>
    </property>
    <property name="html">
     <string>&lt;!DOCTYPE HTML PUBLIC &quot;-//W3C//DTD HTML 4.0//EN&quot; &quot;http://www.w3.org/TR/REC-html40/strict.dtd&quot;&gt;
&lt;html&gt;&lt;head&gt;&lt;meta name=&quot;qrichtext&quot; content=&quot;1&quot; /&gt;&lt;style type=&quot;text/css&quot;&gt;
p, li { white-space: pre-wrap; }
&lt;/style&gt;&lt;/head&gt;&lt;body style=&quot; font-family:'MS Shell Dlg 2'; font-size:8pt; font-weight:400; font-style:normal;&quot;&gt;
&lt;p align=&quot;center&quot; style=&quot; margin-top:0px; margin-bottom:0px; margin-left:0px; margin-right:0px; -qt-block-indent:0; text-indent:0px;&quot;&gt;&lt;span style=&quot; font-size:10pt; font-weight:600;&quot;&gt;Program&lt;/span&gt;&lt;/p&gt;&lt;/body&gt;&lt;/html&gt;</string>
    </property>
   </widget>
   <widget class="QTextEdit" name="tv_add_3">
    <property name="geometry">
     <rect>
      <x>30</x>
      <y>100</y>
      <width>241</width>
      <height>261</height>
     </rect>
    </property>
    <property name="font">
     <font>
      <pointsize>8</pointsize>
      <strikeout>false</strikeout>
      <kerning>true</kerning>
     </font>
    </property>
    <property name="acceptDrops">
     <bool>true</bool>
    </property>
    <property name="inputMethodHints">
     <set>Qt::ImhNone</set>
    </property>
    <property name="verticalScrollBarPolicy">
     <enum>Qt::ScrollBarAlwaysOff</enum>
    </property>
    <property name="horizontalScrollBarPolicy">
     <enum>Qt::ScrollBarAlwaysOff</enum>
    </property>
    <property name="readOnly">
     <bool>true</bool>
    </property>
    <property name="html">
     <string>&lt;!DOCTYPE HTML PUBLIC &quot;-//W3C//DTD HTML 4.0//EN&quot; &quot;http://www.w3.org/TR/REC-html40/strict.dtd&quot;&gt;
&lt;html&gt;&lt;head&gt;&lt;meta name=&quot;qrichtext&quot; content=&quot;1&quot; /&gt;&lt;style type=&quot;text/css&quot;&gt;
p, li { white-space: pre-wrap; }
&lt;/style&gt;&lt;/head&gt;&lt;body style=&quot; font-family:'MS Shell Dlg 2'; font-size:8pt; font-weight:400; font-style:normal;&quot;&gt;
&lt;p align=&quot;center&quot; style=&quot;-qt-paragraph-type:empty; margin-top:0px; margin-bottom:0px; margin-left:0px; margin-right:0px; -qt-block-indent:0; text-indent:0px;&quot;&gt;&lt;br /&gt;&lt;/p&gt;&lt;/body&gt;&lt;/html&gt;</string>
    </property>
   </widget>
   <widget class="QTextEdit" name="tv_cycle">
    <property name="geometry">
     <rect>
      <x>990</x>
      <y>20</y>
      <width>50</width>
      <height>50</height>
     </rect>
    </property>
    <property name="font">
     <font>
      <pointsize>8</pointsize>
      <strikeout>false</strikeout>
      <kerning>true</kerning>
     </font>
    </property>
    <property name="acceptDrops">
     <bool>true</bool>
    </property>
    <property name="inputMethodHints">
     <set>Qt::ImhNone</set>
    </property>
    <property name="verticalScrollBarPolicy">
     <enum>Qt::ScrollBarAlwaysOff</enum>
    </property>
    <property name="horizontalScrollBarPolicy">
     <enum>Qt::ScrollBarAlwaysOff</enum>
    </property>
    <property name="readOnly">
     <bool>true</bool>
    </property>
    <property name="html">
     <string>&lt;!DOCTYPE HTML PUBLIC &quot;-//W3C//DTD HTML 4.0//EN&quot; &quot;http://www.w3.org/TR/REC-html40/strict.dtd&quot;&gt;
&lt;html&gt;&lt;head&gt;&lt;meta name=&quot;qrichtext&quot; content=&quot;1&quot; /&gt;&lt;style type=&quot;text/css&quot;&gt;
p, li { white-space: pre-wrap; }
&lt;/style&gt;&lt;/head&gt;&lt;body style=&quot; font-family:'MS Shell Dlg 2'; font-size:8pt; font-weight:400; font-style:normal;&quot;&gt;
&lt;p align=&quot;center&quot; style=&quot;-qt-paragraph-type:empty; margin-top:0px; margin-bottom:0px; margin-left:0px; margin-right:0px; -qt-block-indent:0; text-indent:0px;&quot;&gt;&lt;br /&gt;&lt;/p&gt;&lt;/body&gt;&lt;/html&gt;</string>
    </property>
   </widget>
  </widget>
  <widget class="QMenuBar" name="menubar">
   <property name="geometry">
    <rect>
     <x>0</x>
     <y>0</y>
     <width>1080</width>
     <height>26</height>
    </rect>
   </property>
  </widget>
  <widget class="QStatusBar" name="statusbar"/>
 </widget>
 <resources/>
 <connections/>
</ui>
